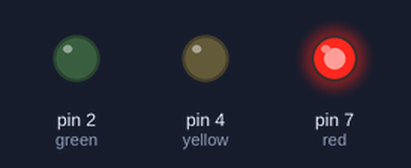
A sketch run on a simulated Arduino Uno, built with avr-gcc and run on an emulated ATmega328P. On the bench: output pins drawn as LEDs (lit = HIGH).

Above: at 0.3 s.
At 1.5 s:
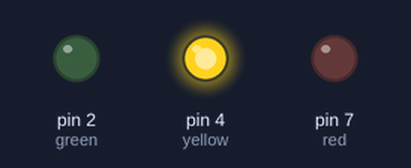
At 2.7 s:
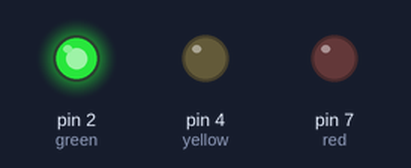
At 6.9 s:
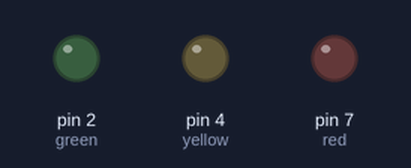
Timing chart, 0 to 8.3 s (numbered marks = the images above):
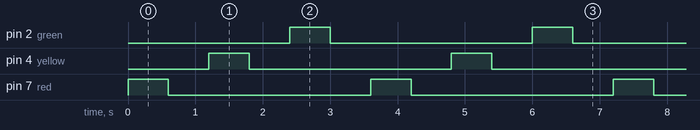

Measured:
- by itself, pin 2 (green), pin 4 (yellow), pin 7 (red): alternates HIGH for 0.60 s and LOW for 3.0 s
- by itself, everything shown: repeats every 3.6 s, in 6 steps

The sketch:

code.ino
```cpp
#define red 7
#define yellow 4
#define green 2
void setup() {
  pinMode(red, OUTPUT);
  pinMode(yellow, OUTPUT);
  pinMode(green, OUTPUT);

}

void loop() {
  digitalWrite(red, HIGH);
  delay(600);
  digitalWrite(red, LOW);
  delay(600);
  digitalWrite(yellow, HIGH);
  delay(600);
  digitalWrite(yellow, LOW);
  delay(600);
  digitalWrite(green, HIGH);
  delay(600);
  digitalWrite(green, LOW);
  delay(600);

}
```
